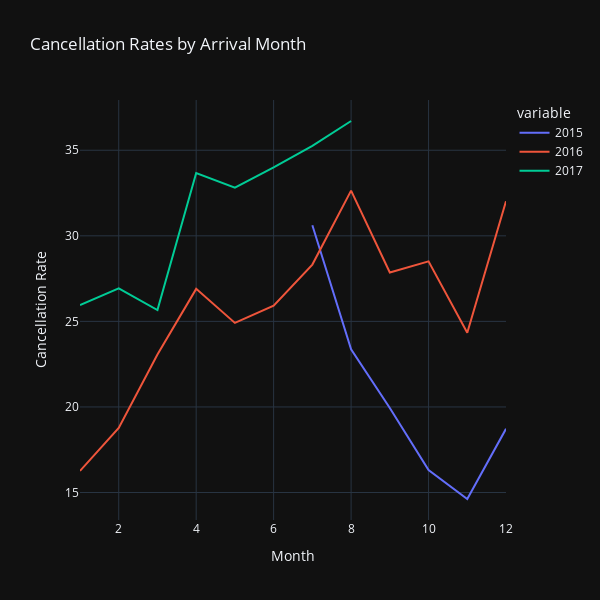

Here is the notebook cell this chart was saved with:
### Code cell
# plot
fig = px.line(year_cancel_monthly_df, 
              x=year_cancel_monthly_df.index, 
              y=year_cancel_monthly_df.columns,
              labels={'is_canceled':'Canceled','value':'Cancellation Rate (%)'},
              title='Cancellation Rates by Arrival Month', 
              template='plotly_dark',)
#               color_discrete_sequence=['purple', 'salmon'])
fig.update_layout(xaxis_title='Month', yaxis_title='Cancellation Rate')
fig.update_layout(width=600, height=600)
fig.show()

### Figure 1 — Plotly figure (JSON) as saved in the notebook; plotly's stock layout.template omitted (floating-point values rounded to 4 significant figures)
{"data": [{"hovertemplate": "variable=2015<br>arrival_date_month=%{x}<br>Cancellation Rate (%)=%{y}<extra></extra>", "legendgroup": "2015", "line": {"color": "#636efa", "dash": "solid"}, "marker": {"symbol": "circle"}, "mode": "lines", "name": "2015", "orientation": "v", "showlegend": true, "type": "scatter", "x": [1, 2, 3, 4, 5, 6, 7, 8, 9, 10, 11, 12], "xaxis": "x", "y": [null, null, null, null, null, null, 30.62, 23.37, 19.94, 16.31, 14.62, 18.72], "yaxis": "y"}, {"hovertemplate": "variable=2016<br>arrival_date_month=%{x}<br>Cancellation Rate (%)=%{y}<extra></extra>", "legendgroup": "2016", "line": {"color": "#EF553B", "dash": "solid"}, "marker": {"symbol": "circle"}, "mode": "lines", "name": "2016", "orientation": "v", "showlegend": true, "type": "scatter", "x": [1, 2, 3, 4, 5, 6, 7, 8, 9, 10, 11, 12], "xaxis": "x", "y": [16.26, 18.77, 23.07, 26.9, 24.91, 25.92, 28.32, 32.64, 27.86, 28.51, 24.33, 32.02], "yaxis": "y"}, {"hovertemplate": "variable=2017<br>arrival_date_month=%{x}<br>Cancellation Rate (%)=%{y}<extra></extra>", "legendgroup": "2017", "line": {"color": "#00cc96", "dash": "solid"}, "marker": {"symbol": "circle"}, "mode": "lines", "name": "2017", "orientation": "v", "showlegend": true, "type": "scatter", "x": [1, 2, 3, 4, 5, 6, 7, 8, 9, 10, 11, 12], "xaxis": "x", "y": [25.95, 26.93, 25.66, 33.67, 32.81, 34, 35.26, 36.71, null, null, null, null], "yaxis": "y"}], "layout": {"height": 600, "legend": {"title": {"text": "variable"}, "tracegroupgap": 0}, "title": {"text": "Cancellation Rates by Arrival Month"}, "width": 600, "xaxis": {"anchor": "y", "domain": [0, 1], "title": {"text": "Month"}}, "yaxis": {"anchor": "x", "domain": [0, 1], "title": {"text": "Cancellation Rate"}}}}
